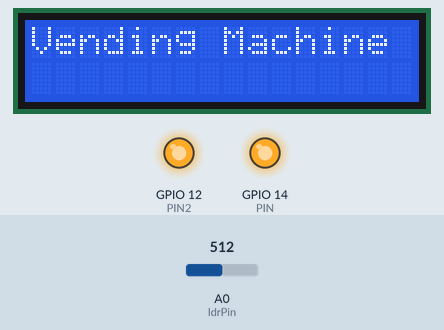
This sketch was run on a simulated ESP8266 (NodeMCU). On the bench: 16×2 character LCD, output pins drawn as LEDs (lit = HIGH). The test bench sets the inputs (shaded band); at power-on: A0 (ldrPin) = 512. WiFi joins after 1.5 s; servers stay silent unless stated; the Firebase database answers and starts empty; what the sketch prints to the serial monitor is not drawn.

Above: at 3.1 s.
At 10.2 s:
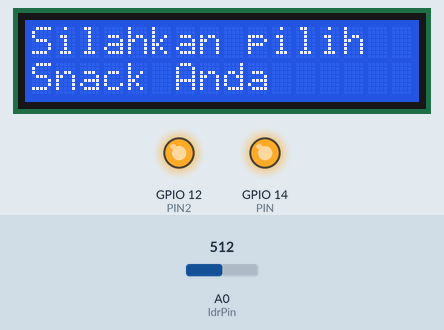
At 26.2 s:
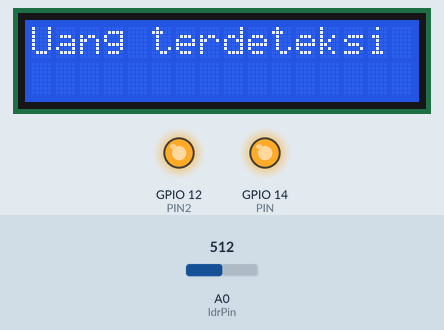
At 35.3 s:
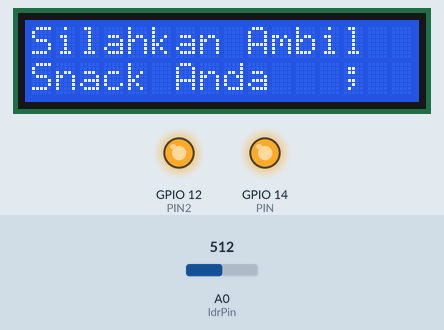
Timing chart, 0 to 36.8 s (numbered marks = the images above):
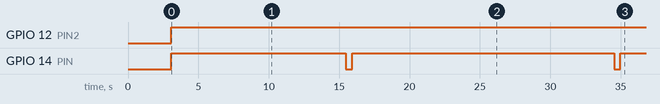

Measured:
- by itself, GPIO 12 (PIN2): LOW → HIGH at 3.1 s
- by itself, GPIO 14 (PIN): goes HIGH 12.4 s, LOW 0.46 s, HIGH 18.6 s, LOW 0.46 s, then HIGH
- what the display in image 0 shows lasts 2.0 s, from 3.1 s to 5.1 s
- what the display in image 1 shows lasts 6.0 s, from 10.2 s to 16.2 s
- what the display in image 2 shows lasts 3.0 s, from 26.2 s to 29.2 s

The sketch:

firebase_vending.ino
```cpp
#include <ESP8266WiFi.h>
#include <SoftwareSerial.h>
#include <FirebaseArduino.h>
#include <ArduinoJson.h>
#include <ESP8266HTTPClient.h>
#include <Wire.h>
#include <LiquidCrystal_I2C.h>

LiquidCrystal_I2C lcd(0x27,16,2);

#define FIREBASE_HOST "iot-vending-default-rtdb.firebaseio.com"                          // database URL
#define FIREBASE_AUTH "qoiihaoe5dbiZnoaADY8RV3FbjETTrlZKfd9uJRU"             // secret key

#define WIFI_SSID "SMY"
#define WIFI_PASSWORD "souma2409"

  String myString;


 bool light;
 bool light2;
 const int PIN = 14;
 const int PIN2 = 12;
 const int ldrPin = A0;

 //unsigned long previousMillis=0;//for adding a timelimit after which the data will be read
 //const long interval=10000;
void setup()
{
  lcd.init();
  pinMode(14, OUTPUT);
  pinMode(12, OUTPUT);
  pinMode(ldrPin, INPUT);
  Serial.begin(115200);
  delay(500);
  WiFi.begin(WIFI_SSID, WIFI_PASSWORD);
  Serial.print("connecting");
  while (WiFi.status() != WL_CONNECTED)
      {
    Serial.print(".");
    delay(500);
      }
  Serial.println();
  Serial.print("connected: ");
  Serial.println(WiFi.localIP());
  Firebase.begin(FIREBASE_HOST, FIREBASE_AUTH);
   Serial.println("Vending Machine");
  delay(1000);
}

void loop()
{
  digitalWrite(14,HIGH);
  digitalWrite(12,HIGH);
  lcd.backlight();
  lcd.setCursor(0,0);
  lcd.print("Vending Machine    ");
  delay(2000);
  lcd.setCursor(0,0);
  lcd.print("SilahkanMasukkan");
  lcd.setCursor(0,1);
  lcd.print("Uang Anda     ");
  delay(2000);


 moneyRead();

}
void moneyRead(){
  int ldrStatus = analogRead(ldrPin);
  Serial.println(ldrStatus);
  if(ldrStatus < 1024){
    lcd.setCursor(0,0);
    lcd.print("Uang terdeteksi ");
    lcd.setCursor(0,1);
    lcd.print("                ");
    delay(3000);
    vending();
  }
  else{
    lcd.setCursor(0,0);
    lcd.print("Uang Tidak      ");
    lcd.setCursor(0,1);
    lcd.print("Terdeteksi      ");
    delay(3000);
    lcd.setCursor(0,0);
    lcd.print("SilahkanMasukkan");
    lcd.setCursor(0,1);
    lcd.print("Uang Anda       ");
    delay(3000);
  }
  moneyRead();
}
void vending(){
  lcd.setCursor(0,0);
  lcd.print("Silahkan pilih  ");
  lcd.setCursor(0,1);
  lcd.print("Snack Anda      ");
  delay(5000);

  light=Firebase.getBool("Light/Switch");
  light2=Firebase.getBool("Light2/Switch");
  Serial.println(light);
  Serial.println(light2);

  if(light2 == false){
      vend1();
      delay(200);
      lcd.setCursor(0,0);
      lcd.print("Silahkan Ambil  ");
      lcd.setCursor(0,1);
      lcd.print("Snack Anda   ;   ");
      delay(10000);
      moneyRead();
    }
    else{
      vend2();
      delay(200);
      lcd.setCursor(0,0);
      lcd.print("Silahkan Ambil");
      lcd.setCursor(0,1);
      lcd.print("Snack Anda     ");
      delay(10000);
      moneyRead();
    }
}
void vend1(){
  digitalWrite(14,LOW);
  delay(460);
  digitalWrite(14,HIGH);
}
 void vend2(){
  digitalWrite(12,LOW);
  delay(460);
  digitalWrite(12,HIGH);
}
```
